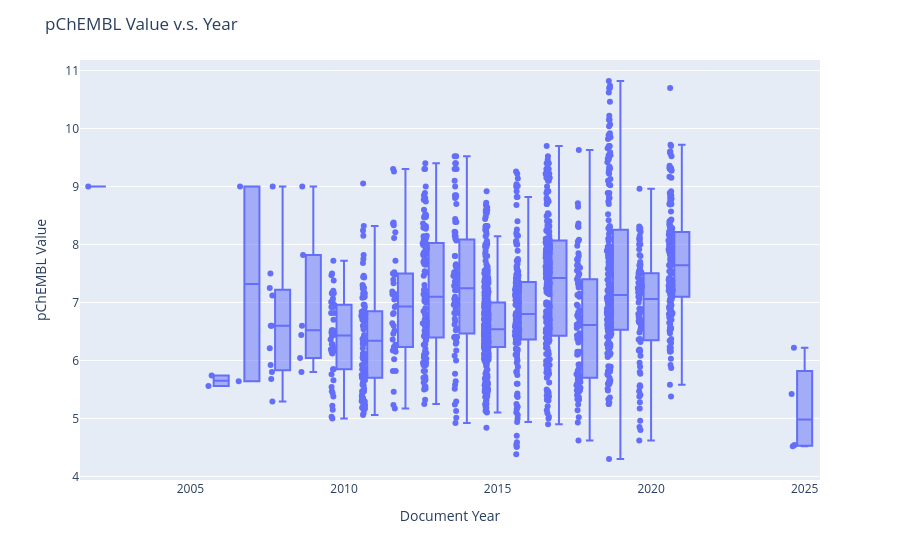

Notebook code for this chart:
### Markdown cell above
### pChEMBL Value box by Year

### Code cell
import plotly.express as px
fig = px.box(
    df,
    x='Document Year',
    y='pChEMBL Value',
    points='all',
)
fig.update_layout(
    title='pChEMBL Value v.s. Year',
    showlegend=False, # Legendのon/off
    width=1000,
    # height=700
    ) 
fig.show()

### Figure 1 — Plotly figure (JSON) as saved in the notebook; plotly's stock layout.template omitted (floating-point values rounded to 4 significant figures; data arrays with more than 128 entries replaced by an {"elided": "..."} marker saying what was removed)
{"data": [{"alignmentgroup": "True", "boxpoints": "all", "hovertemplate": "Document Year=%{x}<br>pChEMBL Value=%{y}<extra></extra>", "legendgroup": "", "marker": {"color": "#636efa"}, "name": "", "notched": false, "offsetgroup": "", "orientation": "v", "showlegend": false, "type": "box", "x": {"elided": "1811 int values"}, "x0": " ", "xaxis": "x", "y": {"elided": "1811 float values"}, "y0": " ", "yaxis": "y"}], "layout": {"autosize": true, "boxmode": "group", "legend": {"tracegroupgap": 0}, "margin": {"t": 60}, "showlegend": false, "title": {"text": "pChEMBL Value v.s. Year"}, "xaxis": {"anchor": "y", "autorange": true, "domain": [0, 1], "range": [2001.0, 2026.0], "title": {"text": "Document Year"}, "type": "linear"}, "yaxis": {"anchor": "x", "autorange": true, "domain": [0, 1], "range": [3.938, 11.18], "title": {"text": "pChEMBL Value"}, "type": "linear"}}}
